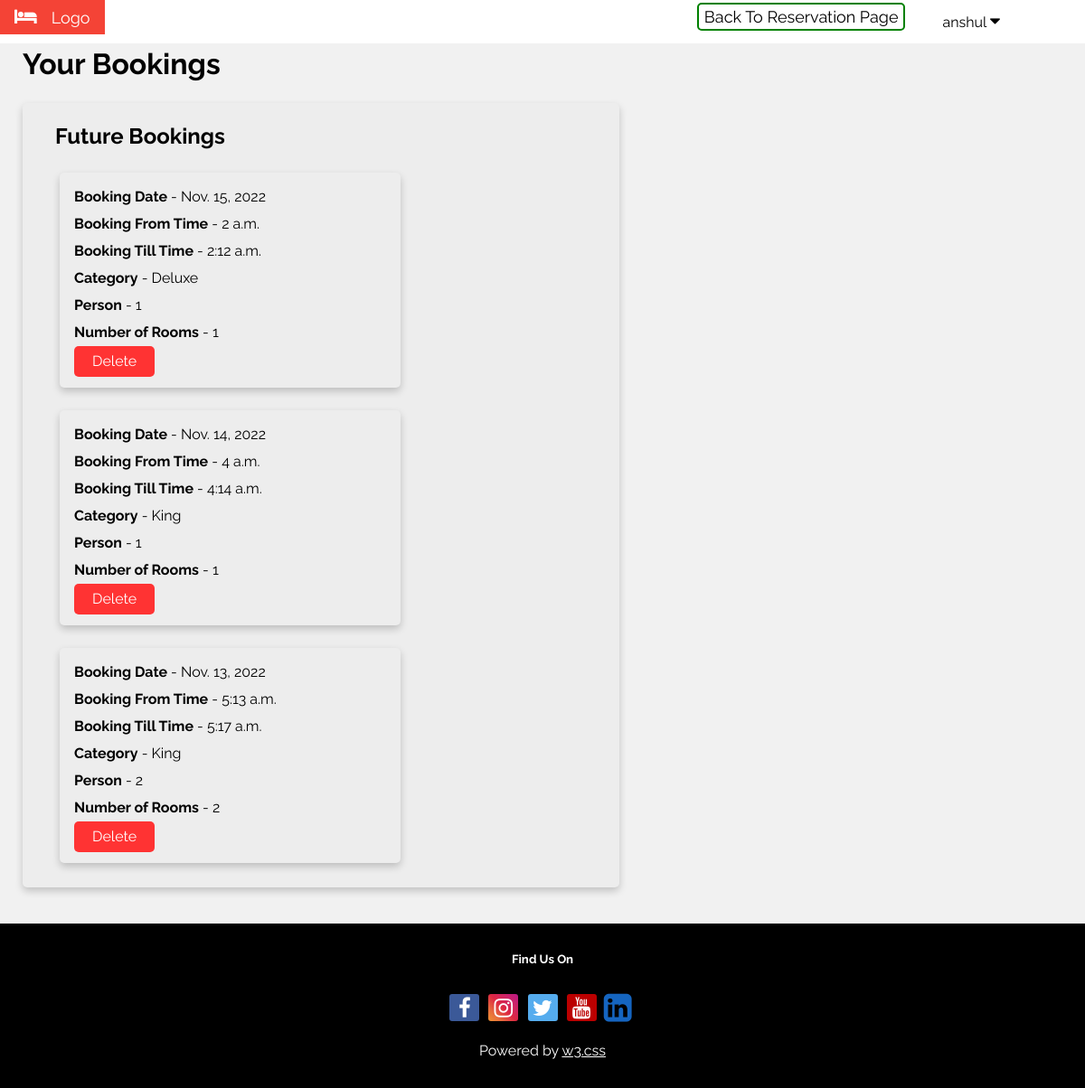
/hotel/all_bookings/ (signed in), run on the app's committed database.
### hotel/models.py (models this page shows, shortened)
class Booking(models.Model):
    customer_name = models.CharField(max_length=30)
    check_in_date = models.DateField()
    check_in_time = models.TimeField()
    check_out_time = models.TimeField()
    '''room_number =  models.PositiveSmallIntegerField(
        validators=[MaxValueValidator(100), MinValueValidator(1)], unique=True
        )'''
    room_numbers = models.CharField(validators=[validate_comma_separated_integer_list], max_length=4000)
    ROOM_CATEGORIES = (
        ('Regular', 'Regular'),
        ('Executive', 'Executive'),
        ('Deluxe', 'Deluxe'),
        ('King', 'King'),
        ('Queen', 'Queen'),
    )
    category = models.CharField(max_length=9, choices=ROOM_CATEGORIES)
    PERSON = (
        (1, '1'),
        (2, '2'),
        (3, '3'),
        (4, '4'),
    )
    person = models.PositiveSmallIntegerField(choices=PERSON, default=1)
    no_of_rooms = models.PositiveSmallIntegerField(
        validators=[MaxValueValidator(1000), MinValueValidator(1)], default=1
        )

### hotel/views.py (the view, shortened to what this page needs)
# urls.py: path('all_bookings/', views.all_bookings, name='all_bookings'),
@login_required(login_url="/hotel/signin/")
def all_bookings(request, pk=None):
    future_bookings = Booking.objects.filter(
        customer_name=request.user.username,
        check_in_date__gt=now.date()
    )
    current_and_past_bookings = Booking.objects.filter(
        customer_name=request.user.username,
        check_in_date__lte=now.date()
    )
    context = {
        'future_bookings': future_bookings,
        'current_and_past_bookings': current_and_past_bookings,
        'username': request.user.username
    }
    return render(request, 'all_bookings.html', context)

### hotel/templates/all_bookings.html (shortened to what this page needs)
{% load static %}
<!DOCTYPE html>
<html lang="en">
  <head>
    <link rel="stylesheet" href="https://cdnjs.cloudflare.com/ajax/libs/font-awesome/4.7.0/css/font-awesome.min.css">
    <link rel="stylesheet" type="text/css" href="{% static 'hotel/css/base.css' %}">
  </head>
  <body id="body-color">
    <div class="w3-bar w3-white w3-large">
      <div class="w3-bar-item w3-red w3-mobile"><i class="fa fa-bed w3-margin-right"></i>Logo</div>
      <div class="dropdown w3-right ert">
        <button class="dropbtn">{{ username }}
          <i class="fa fa-caret-down"></i>
        </button>
      </div>
      <a href = "{% url 'hotel:book' %}" class="w3-right ert"> Back To Reservation Page </a>
    </div>
    <div id="lef-hea">
      <h1>Your Bookings</h1>
    </div>
    {% if future_bookings or current_and_past_bookings %}
      {% if future_bookings %}
        <div class="card card-width">
          <div class="container3">
            <h2><b> Future Bookings </b></h2>
              {% for future_booking in future_bookings %}
                <div class="card card-width container3 inner-card">
                  <b>Booking Date</b> - {{ future_booking.check_in_date }}<br/>
                  <b>Booking From Time</b> - {{ future_booking.check_in_time }}<br/>
                  <b>Booking Till Time</b> - {{ future_booking.check_out_time }}<br/>
                  <b>Category</b> - {{ future_booking.category }}<br/>
                  <b>Person</b> - {{ future_booking.person }}<br/>
                  <b>Number of Rooms</b> - {{ future_booking.no_of_rooms }}<br/>
                  <a href='/hotel/all_bookings/{{future_booking.pk}}' class="submit" style="padding: 2px 20px;"> Delete </a>
                </div>
              {% endfor %}
          </div>
        </div>
      {% endif %}
      {% else %}
        <p> No Bookings. </p>
    {% endif %}
    <footer class="w3-padding-32 w3-black w3-center w3-margin-top" id="foott">
      <h5>Find Us On</h5>
      <div class="w3-xlarge w3-padding-16">
        <a href="#" class="fa fa-facebook"></a>
        <a href="#" class="fa fa-instagram"></a>
        <a href="#" class="fa fa-twitter"></a>
        <a href="#" class="fa fa-youtube"></a>
        <a href="#" class="fa fa-linkedin-square"></a>
      </div>
      <p>Powered by <a href="https://www.w3schools.com/w3css/default.asp" target="_blank" class="w3-hover-text-green">w3.css</a></p>
    </footer>
	</body>
</html>

### hotel/static/hotel/css/base.css (style rules this page uses)
a.fa { padding: 3px; border-radius: 3px; font-size: 1em; width: 27px; text-align: center; text-decoration: none; margin: 5px 2px; }
.fa-facebook { background: rgb(59, 89, 152); color: rgb(255, 255, 255); }
.fa-instagram { background: #f09433; background: -moz-linear-gradient(45deg, #f09433 0%, #e6683c 25%, #dc2743 50%, #cc2366 75%, #bc1888 100%); background: -webkit-linear-gradient(45deg, #f09433 0%,#e6683c 25%,#dc2743 50%,#cc2366 75%,#bc1888 100%); background: linear-gradient(45deg, #f09433 0%,#e6683c 25%,#dc2743 50%,#cc2366 75%,#bc1888 100%); filter: progid:DXImageTransform.Microsoft.gradient( startColorstr='#f09433', endColorstr='#bc1888',GradientType=1 ); color: white; }
.fa-linkedin-square { position: relative; top: 4px; left: -5px; color: #1565c0; background-color: rgba(0,0,0,.03); font-size: 1.5em!important; }
.fa-twitter { background: #55ACEE; color: white; }
.fa-youtube { background: #bb0000; color: white; }
body,h1,h2,h3,h4,h5,h6 { font-family: "Raleway", Arial, Helvetica, sans-serif; }
.fa { font-size: 1.2em; }
a.ert:link, a.ert:visited { background-color: white; color: black; border: 2px solid green; padding: 3px 6px; text-align: center; text-decoration: none; display: inline-block; margin: 3px; border-radius: 5px; }
#body-color { background-color:#f1f1f1 !important; }
.submit { border: none; color: white; background: #ff6600; cursor: pointer; border-radius: 5px; text-decoration: none; padding: 10px 20px; display: inline-block; }
.submit:link, .submit:visited { background-color: rgb(255, 51, 51); }
#lef-hea { margin-left: 25px; }
.card { box-shadow: 0 4px 8px 0 rgba(0,0,0,0.2); transition: 0.3s; margin: 25px; border-radius: 5px; background-color: rgb(237, 237, 237); }
.w3-red { color:#fff!important;background-color:#f44336!important }
.w3-mobile { display:block; text-align:center }
.w3-margin-right { margin-right:16px!important }
.w3-padding-32 { padding-top:32px!important;padding-bottom:32px!important }
.w3-black { color:#fff!important;background-color:#000!important }
.w3-center { text-align:center!important }
.w3-xlarge { font-size:24px!important }
.w3-padding-16 { padding-top:16px!important;padding-bottom:16px!important }
.w3-hover-text-green { color: white; }
.w3-right { float:right!important; margin-right: 25px!important; }
.w3-bar { width:100%;overflow:hidden; display:inline-block; }
.w3-white { color:#000!important;background-color:#fff!important }
.w3-large { font-size:18px!important }
.w3-bar-item { padding:8px 16px;float:left;border:none;outline:0;text-align:left;white-space:normal;text-align:center; }
.w3-margin-top { position: relative; left: 0; width: 100%; color: white; }
.dropdown { overflow: hidden; }
.dropdown .dropbtn { font-size: 16px; border: none; outline: none; color: black; padding: 14px 16px; background-color: inherit; font-family: inherit; margin: 0; margin-right: 53px; }

### hotel/templates/all_bookings.html (style rules this page uses)
* { padding: 0; margin: 0; }
.card-width { width: 55%; }
.container3 { padding: 2px 16px; line-height: 30px; }
#foott { margin-top: 40px; }
h2 { margin: 20px; }
.inner-card { padding: 12px 16px; }

### data on the page
Booking: check_in_date "Nov. 15, 2022", check_in_time "2 a.m.", check_out_time "2:12 a.m.", category "Deluxe", person "1", no_of_rooms "1"
Booking: check_in_date "Nov. 14, 2022", check_in_time "4 a.m.", check_out_time "4:14 a.m.", category "King", person "1", no_of_rooms "1"
Booking: check_in_date "Nov. 13, 2022", check_in_time "5:13 a.m.", check_out_time "5:17 a.m.", category "King", person "2", no_of_rooms "2"

### other printed values
{{ username }} "anshul"
